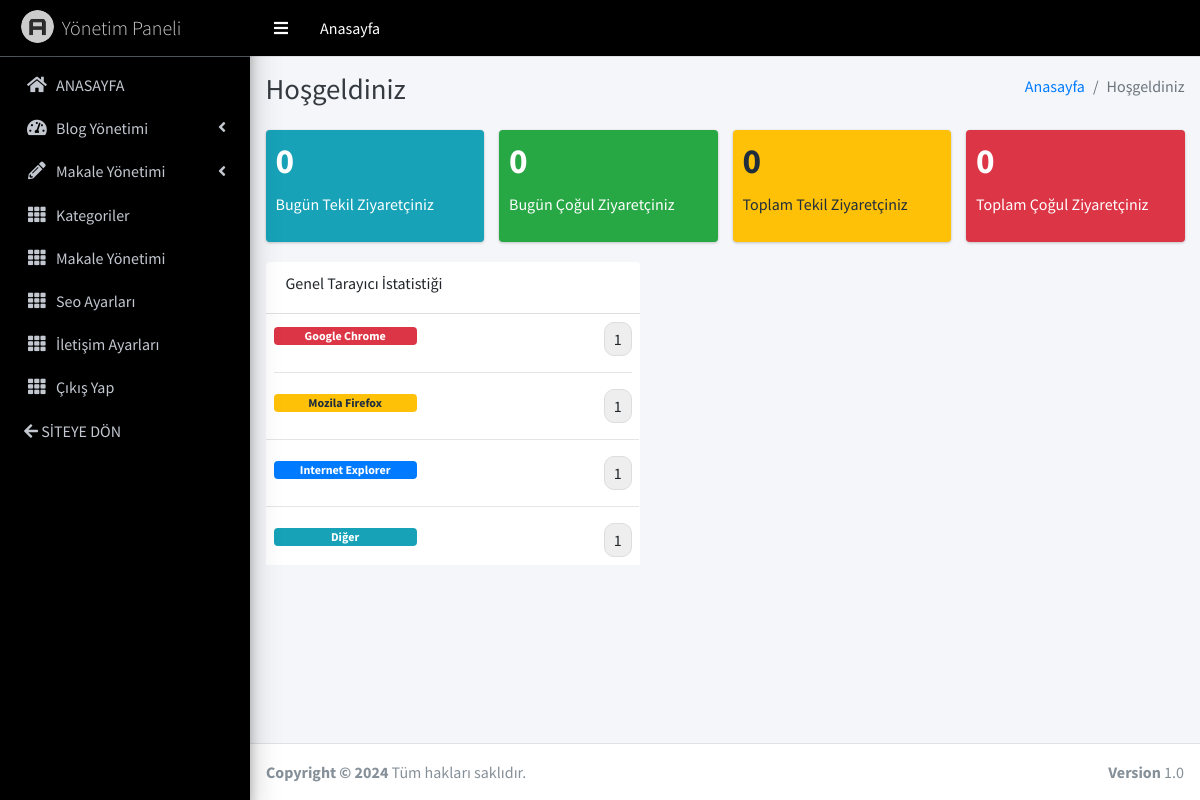
Page /admin/index.php (signed in) on the committed database.
### tables this page shows
CREATE TABLE `ziyarettarayici` (
  `ID` int(11) NOT NULL,
  `tarayici` varchar(50) DEFAULT NULL,
  `ziyaret` double NOT NULL,
  `hiz` varchar(100) DEFAULT NULL
);

### admin/data/baglanti.php (called while the page is built, shortened)
<?php
include_once(SINIF."VT.php");
$VT=new VT();
?>

### admin/class/VT.php (called while the page is built, shortened)
<?php
class VT
{
	var $sunucu = "localhost";
	var $user = "root";
	var $password = "";
	var $dbname = "yonetimpaneli";
	var $baglanti;
	function __construct()
	{
		try {
			$this->baglanti = new PDO("mysql:host=" . $this->sunucu . ";dbname=" . $this->dbname . ";charset=utf8;", $this->user, $this->password);
		} catch (PDOException $error) {
			echo $error->getMessage();
			exit();
		}
	}
	public function VeriGetir($tablo, $wherealanlar = "", $wherearraydeger = "", $ordeby = "ORDER BY ID ASC", $limit = "")
	{
		$this->baglanti->query("SET CHARACTER SET utf8");
		$sql = "SELECT * FROM " . $tablo;
		if (!empty($wherealanlar) && !empty($wherearraydeger)) {
			$sql .= " " . $wherealanlar;
			if (!empty($ordeby)) {
				$sql .= " " . $ordeby;
			}
			if (!empty($limit)) {
				$sql .= " LIMIT " . $limit;
			}
			$calistir = $this->baglanti->prepare($sql);
			$sonuc = $calistir->execute($wherearraydeger);
			$veri = $calistir->fetchAll(PDO::FETCH_ASSOC);
		} else {
			if (!empty($ordeby)) {
				$sql .= " " . $ordeby;
			}
			$veri = $this->baglanti->query($sql, PDO::FETCH_ASSOC);
		}
		if ($veri != false && !empty($veri)) {
			$datalar = array();
			foreach ($veri as $bilgiler) {
				$datalar[] = $bilgiler;
			}
			return $datalar;
		} else {
			return false;
		}
	}
}
?>

### admin/index.php (the view, shortened to what this page needs)
<?php
include_once(DATA . "baglanti.php");
  ?>
<!DOCTYPE html>
<html>
<head>
  <link rel="stylesheet" href="<?= SITE ?>plugins/fontawesome-free/css/all.min.css">
  <link rel="stylesheet" href="https://code.ionicframework.com/ionicons/2.0.1/css/ionicons.min.css">
  <link rel="stylesheet" href="<?= SITE ?>plugins/tempusdominus-bootstrap-4/css/tempusdominus-bootstrap-4.min.css">
  <link rel="stylesheet" href="<?= SITE ?>plugins/icheck-bootstrap/icheck-bootstrap.min.css">
  <link rel="stylesheet" href="<?= SITE ?>plugins/jqvmap/jqvmap.min.css">
  <link rel="stylesheet" href="<?= SITE ?>dist/css/adminlte.min.css">
  <link rel="stylesheet" href="<?= SITE ?>plugins/overlayScrollbars/css/OverlayScrollbars.min.css">
  <link rel="stylesheet" href="<?= SITE ?>plugins/daterangepicker/daterangepicker.css">
  <link rel="stylesheet" href="<?= SITE ?>plugins/summernote/summernote-bs4.css">
  <link rel="stylesheet" href="<?= SITE ?>plugins/datatables-bs4/css/dataTables.bootstrap4.css">
  <link rel="stylesheet" href="<?= SITE ?>plugins/select2/css/select2.min.css">
  <link rel="stylesheet" href="<?= SITE ?>plugins/select2-bootstrap4-theme/select2-bootstrap4.min.css">
  <link rel="stylesheet" href="<?= SITE ?>plugins/summernote/summernote-bs4.css">
</head>
<body class="hold-transition sidebar-mini layout-fixed">
  <div class="wrapper">
    <?php
    include_once(DATA . "ust.php");
    include_once(DATA . "menu.php");
    if ($_GET && !empty($_GET["sayfa"])) {
      $sayfa = $_GET["sayfa"] . ".php";
      if (file_exists(SAYFA . $sayfa)) {
        include_once(SAYFA . $sayfa);
      } else {
        include_once(SAYFA . "home.php");
      }
    } else {
      include_once(SAYFA . "home.php");
    }
    include_once(DATA . "footer.php");
    ?>
  </div>
</body>
</html>

### admin/include/home.php (shortened to what this page needs)
<div class="content-wrapper">
    <div class="content-header">
      <div class="container-fluid">
        <div class="row mb-2">
          <div class="col-sm-6">
            <h1 class="m-0 text-dark">Hoşgeldiniz</h1>
          </div>
          <div class="col-sm-6">
            <ol class="breadcrumb float-sm-right">
              <li class="breadcrumb-item"><a href="<?=SITE?>">Anasayfa</a></li>
              <li class="breadcrumb-item active">Hoşgeldiniz</li>
            </ol>
          </div>
        </div>
      </div>
    </div>
 <?php
				$buguntekil=0;
				$buguncogul=0;
				$geneltekil=0;
				$genelcogul=0;
				?>
    <section class="content">
      <div class="container-fluid">
        <div class="row">
          <div class="col-lg-3 col-6">
            <div class="small-box bg-info">
              <div class="inner">
                <h3><?=$buguntekil?></h3>
                <p>Bugün Tekil Ziyaretçiniz</p>
              </div>
            </div>
          </div>
          <div class="col-lg-3 col-6">
            <div class="small-box bg-success">
              <div class="inner">
                <h3><?=$buguncogul?></h3>
                <p>Bugün Çoğul Ziyaretçiniz</p>
              </div>
            </div>
          </div>
          <div class="col-lg-3 col-6">
            <div class="small-box bg-warning">
              <div class="inner">
                <h3><?=$geneltekil?></h3>
                <p>Toplam Tekil Ziyaretçiniz</p>
              </div>
            </div>
          </div>
          <div class="col-lg-3 col-6">
            <div class="small-box bg-danger">
              <div class="inner">
                <h3><?=$genelcogul?></h3>
                <p>Toplam Çoğul Ziyaretçiniz</p>
              </div>
            </div>
          </div>
        </div>
        <div class="row">
          <section class="col-lg-5 connectedSortable">
            <div class="panel panel-default card-view">
							<div class="panel-heading">
								<div class="card-header" style="background: #fff;">
									<h6 class="panel-title txt-dark">Genel Tarayıcı İstatistiği</h6>
								</div>
							</div>
							<div class="panel-wrapper">
								<div class="panel-body" style="background:#fff; padding:8px;">
                                <?php
								$trycilr=$VT->VeriGetir("ziyarettarayici","WHERE ID<>?",array(5),"ORDER BY ID ASC");
								?>
									<div>
										<span class="badge badge-danger" style="width:40%;">
											Google Chrome
										</span>
										<span class="label label-warning pull-right" style="font-size: 16px; background: #eee; border: 1px solid #ddd; padding: 4px 9px; border-radius: 10px; float: right;"><?php if($trycilr!=false && $trycilr[0]["ziyaret"]){echo $trycilr[0]["ziyaret"];}else{echo "-";}?></span>
										<div class="clearfix"></div>
										<hr class="light-grey-hr"/>
										<span class="badge badge-warning" style="width:40%;">
											Mozila Firefox
										</span>
										<span class="label label-danger pull-right" style="font-size: 16px; background: #eee; border: 1px solid #ddd; padding: 4px 9px; border-radius: 10px; float: right;"><?php if($trycilr!=false && $trycilr[2]["ziyaret"]){echo $trycilr[2]["ziyaret"];}else{echo "-";}?></span>
										<div class="clearfix"></div>
										<hr class="light-grey-hr row "/>
										<span class="badge badge-primary" style="width:40%;">
											Internet Explorer
										</span>
										<span class="label label-success pull-right" style="font-size: 16px; background: #eee; border: 1px solid #ddd; padding: 4px 9px; border-radius: 10px; float: right;"><?php if($trycilr!=false && $trycilr[1]["ziyaret"]){echo $trycilr[1]["ziyaret"];}else{echo "-";}?></span>
										<div class="clearfix"></div>
										<hr class="light-grey-hr row "/>
										<span class="badge badge-info" style="width:40%;">
											Diğer
										</span>
										<span class="label label-primary pull-right" style="font-size: 16px; background: #eee; border: 1px solid #ddd; padding: 4px 9px; border-radius: 10px; float: right;"><?php if($trycilr!=false && $trycilr[3]["ziyaret"]){echo $trycilr[3]["ziyaret"];}else{echo "-";}?></span>
										<div class="clearfix"></div>
									</div>
								</div>
							</div>
						</div>
          </section>
        </div>
      </div>
    </section>
  </div>

### rows in the picture
ziyarettarayici: ziyaret "1"
ziyarettarayici: ziyaret "1"
ziyarettarayici: ziyaret "1"
ziyarettarayici: ziyaret "1"

### other values in the picture
$buguntekil "0"
$buguncogul "0"
$geneltekil "0"
$genelcogul "0"
